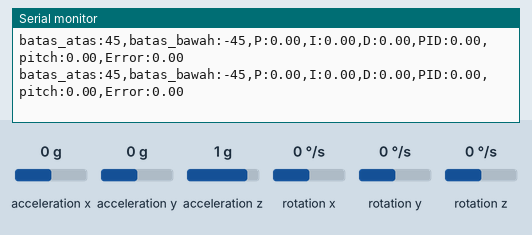
Simulated run of this sketch. Board: Arduino Uno, built with avr-gcc and run on an emulated ATmega328P. On the bench: the last lines printed to the serial monitor. Inputs (shaded band) come from the test bench; at power-on: acceleration x 0 g, acceleration y 0 g, acceleration z 1 g, rotation x 0 °/s, rotation y 0 °/s, rotation z 0 °/s.

Above: at 4.2 s.
4.3 s: acceleration x set to -1.4 g
At 4.43 s:
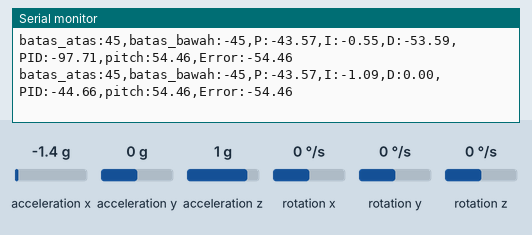
5.8 s: acceleration x set to 0 g
At 5.85 s:
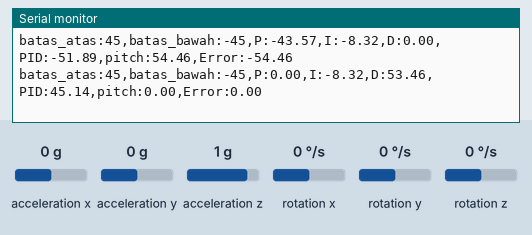
Timing chart, 0 to 8.8 s (numbered marks = the images above; inputs shaded):
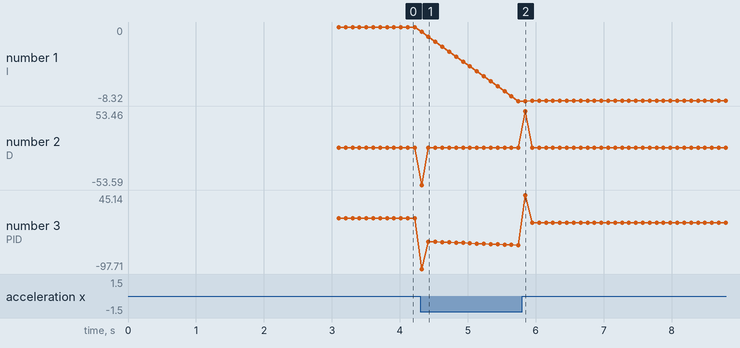

Measured:
- after the input at 4.3 s, the serial monitor: prints a new line at once (image 1)
- plotted number 1: 0 → -8.32 after the input at 4.3 s
- plotted number 3: 0 → -51.89 after the input at 4.3 s

The sketch:

Angle_to_graph.ino
```cpp
#include<MPU6050_light.h>
#include<Wire.h>

MPU6050 mpu(Wire);

unsigned long waktu_lama = 0;
unsigned long waktu_sekarang = 0;
float dt = 0;
const unsigned long batas = 100000.0f;

float Kp = 0.8;
float Ki = 0.1;
float Kd = 0.1;

float P = 0;
float I = I;
float D = 0;
float PID = 0;

float point_set = 0;
float Error = 0;
float sigma_error = 0;
float Error_lama = 0;
float Selisih_error = 0;


void setup() {
  Serial.begin(115200);
  Wire.begin();
  byte status = mpu.begin();
  Serial.println(status);
  if(status != 0) {
    Serial.print("mpu gagal di inisialisasi");
  }
  Serial.println("memulai kalibrasi MPU....");
  mpu.calcOffsets(false,true);
  delay(1000);
  Serial.println("kalibrasi selesai...");
  delay(1000);
  waktu_lama = micros();
  // put your setup code here, to run once:

}

void loop() {
  mpu.update();

  waktu_sekarang = micros();
  if(waktu_sekarang - waktu_lama >= batas ) {
    dt = (waktu_sekarang - waktu_lama ) /1000000.0f;
    waktu_lama = waktu_sekarang;

    float pitch = mpu.getAngleY();
    Error = point_set - pitch;

    P = Kp * Error;

    sigma_error += Error;

    I = Ki * (sigma_error * dt);
    Selisih_error = Error - Error_lama;

    D = Kd * (Selisih_error /dt);

    Error_lama = Error;
    PID = P + I + D;
    //batas atas dan batas bawah
    Serial.print("batas_atas:");
    Serial.print(45);
    Serial.print(",");
    Serial.print("batas_bawah:");
    Serial.print(-45);
    Serial.print(",");
    //
    Serial.print("P:");
    Serial.print(P);
    Serial.print(",");
    Serial.print("I:");
    Serial.print(I);
    Serial.print(",");
    Serial.print("D:");
    Serial.print(D);
    Serial.print(",");
    Serial.print("PID:");
    Serial.print(PID);
    Serial.print(",");
    Serial.print("pitch:");
    Serial.print(pitch);
    Serial.print(",");
    Serial.print("Error:");
    Serial.println(Error);


}


}
```
